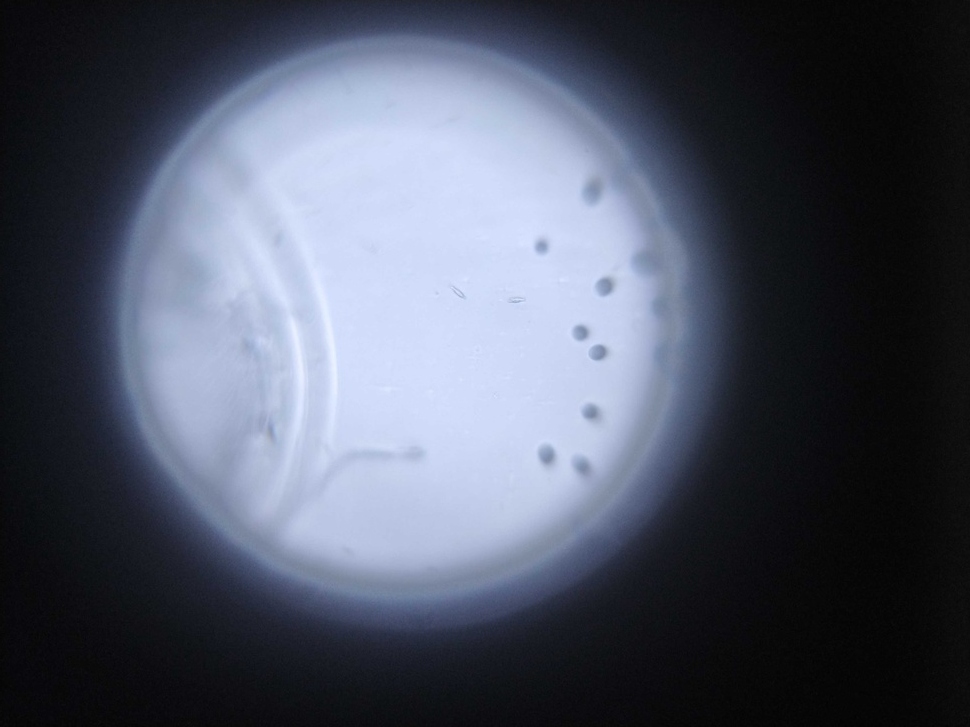
#> input picture img/acceptable/android/im1.jpg, 970 x 727 px, shrunk from 4000 x 3000 before the run
$ python -i validation.py   (imports and definitions only)
#> lines starting #> are read from the running program, lines starting #| are printed output that depends on the picture; after the words box and inside, x2 and y2 are one past the last pixel; in counts of white or black regions, pixels touching at a corner belong together
#> further down, picture is the input picture: shape (727, 970, 3); mean B, G, R 99.1, 83.8, 78.1
import cv2
import math


class Check:

    @staticmethod
    def run(image):
        img_gray = cv2.cvtColor(image, cv2.COLOR_BGR2GRAY)
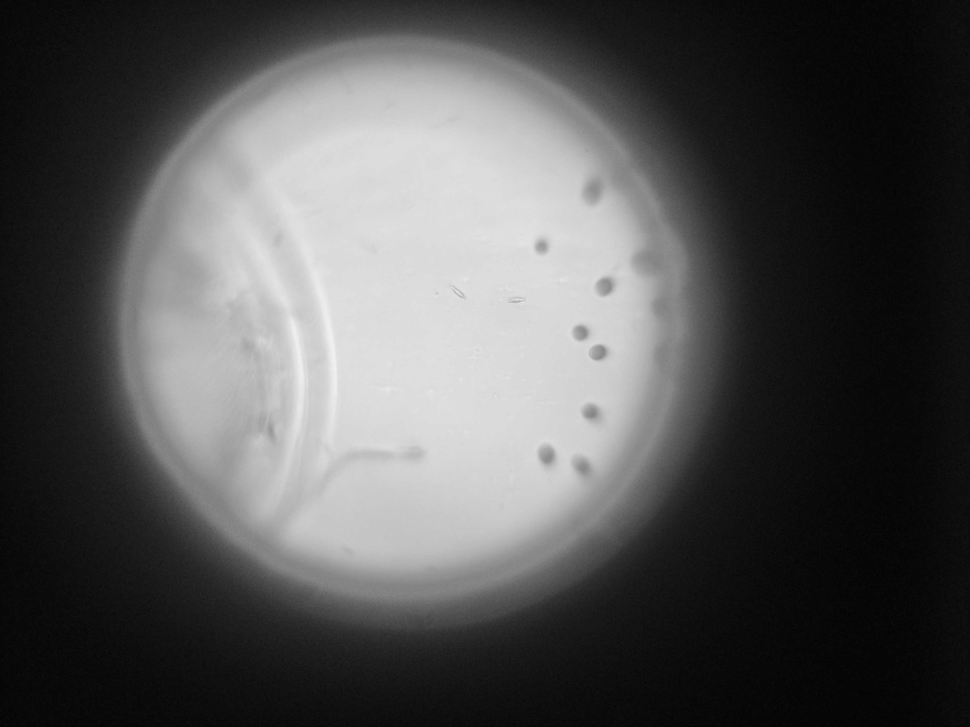
#> img_gray: shape (727, 970); min 2, max 242, mean 83.8
        ret, mask = cv2.threshold(img_gray, 10, 255, cv2.THRESH_BINARY)
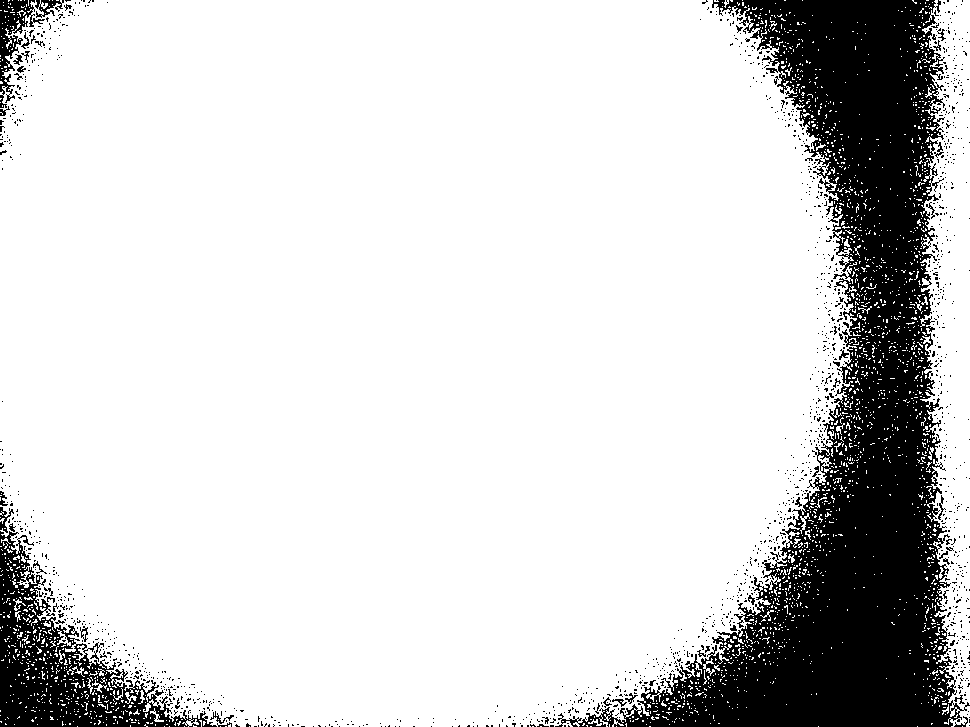
#> mask: shape (727, 970); 83.1% white; 1572 black regions (1521 under 20 px), largest, box (x1, y1, x2, y2) and area: (555, 0, 970, 727) 98749, (0, 531, 217, 727) 13254, (0, 0, 45, 108) 1536
        opened = cv2.morphologyEx(mask, cv2.MORPH_OPEN, cv2.getStructuringElement(cv2.MORPH_ELLIPSE, (15, 15)))
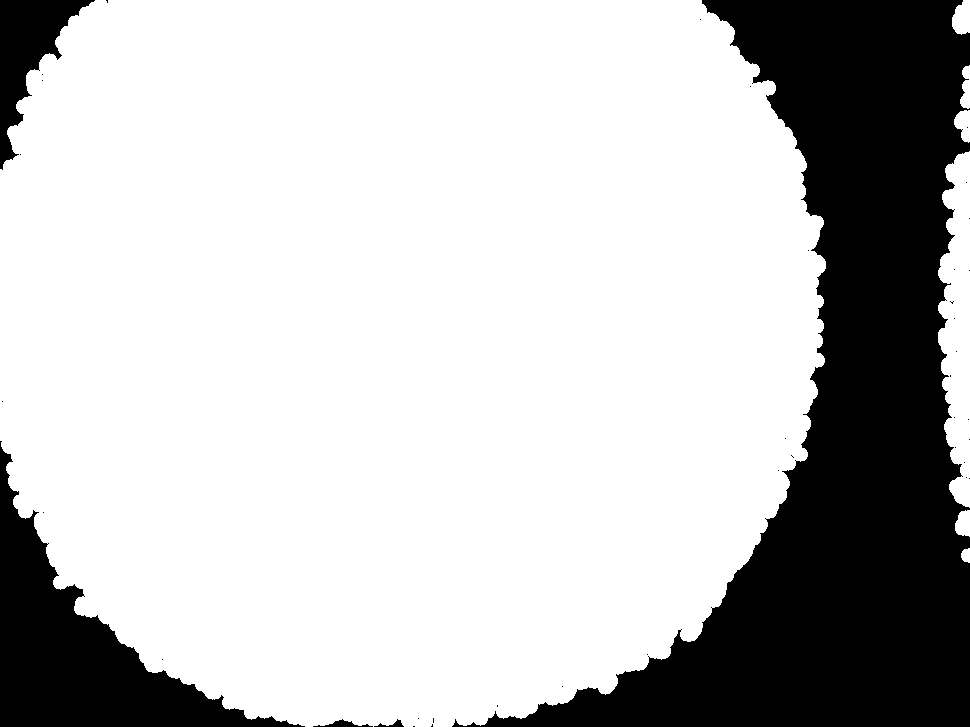
#> opened: shape (727, 970); 75.3% white; 41 black regions (36 under 20 px)
        contours, _ = cv2.findContours(opened, cv2.RETR_TREE, cv2.CHAIN_APPROX_NONE)
#> contours = 53 contours, 46 with area under 20; largest, box (x1, y1, x2, y2) and area: (0, 0, 826, 727) 519851, (938, 151, 970, 508) 7818, (952, 0, 970, 35) 455, (954, 110, 970, 143) 331, (955, 510, 970, 537) 292, (960, 65, 970, 109) 262, (961, 548, 970, 563) 88
        cnt_id = 0
        cnt_biggest_area = 0
        cnt_biggest_prm = 0
        i = 0
        for cnt in contours:
            area = cv2.contourArea(cnt)
            prim = cv2.arcLength(cnt, True)
            if cnt_biggest_area < area:
                cnt_biggest_area = area
                cnt_biggest_prm = prim
                cnt_id = i
            i += 1
#> this loop made 53 passes
#> (area, prim, cnt_biggest_area, cnt_biggest_prm) on passes 1, 2, 3, 25: (88, 39.31, 88, 39.31), (292, 74.63, 292, 74.63), (7818, 886, 7818, 886), (519851, 3303.2, 519851, 3303.2)
#> (area, prim) on passes 20, 23, 24: (331, 86.28), (262.5, 109.4), (455, 93.46)
#> after the loop, cnt_biggest_area = 519851; cnt_biggest_prm = 3303.2; cnt_id = 24; i = 53

        cnt = contours[cnt_id]
#> cnt = contour of 2942 points, box (x1, y1, x2, y2) (0, 0, 826, 727), area 519851
        moment = cv2.moments(cnt)
#> moment = moments, m00 519851, centre m10/m00, m01/m00 = (402.3, 341.1)

        radius = int(cnt_biggest_prm / (math.pi * 2) - 10)
#> radius = 515
        x = int(moment['m10'] / moment['m00'])
#> x = 402
        y = int(moment['m01'] / moment['m00'])
#> y = 341

        # cv2.circle(img, (x,y), radius, (0,255,0),2)

        s1 = 0
        for c in cnt:
            pxl = image[c[0][1]][c[0][0]]
            s1 += (int(pxl[0]) + int(pxl[1]) + int(pxl[2])) / 3
#> this loop made 2942 passes
#> (c, pxl, s1) on passes 1 to 3: ([[95, 0]], [14, 14, 14], 14), ([[94, 1]], [14, 12, 12], 26.67), ([[93, 2]], [14, 12, 12], 39.33)
#> after the loop, s1 = 49632.7
        s1 = s1 / len(cnt)
#> s1 = 16.87

        s2 = 0
        m = 0
        for i in range(y + radius - 10, image.shape[0]):
            for j in range(x + radius - 10, image.shape[1]):
                pxl = image[i][j]
                s2 += (int(pxl[0]) + int(pxl[1]) + int(pxl[2])) / 3
                m += 1
#> after the loop, m = 0; s2 = 0

        for i in range(0, y - radius + 10):
            for j in range(0, x - radius + 10):
                pxl = image[i][j]
                s2 += (int(pxl[0]) + int(pxl[1]) + int(pxl[2])) / 3
                m += 1
#> after the loop, m = 0; s2 = 0

        for i in range(y + radius - 10, image.shape[0]):
            for j in range(0, x - radius + 10):
                pxl = image[i][j]
                s2 += (int(pxl[0]) + int(pxl[1]) + int(pxl[2])) / 3
                m += 1
#> after the loop, m = 0; s2 = 0

        for i in range(0, y - radius + 10):
            for j in range(x + radius - 10, image.shape[1]):
                pxl = image[i][j]
                s2 += (int(pxl[0]) + int(pxl[1]) + int(pxl[2])) / 3
                m += 1
#> after the loop, m = 0; s2 = 0
        if m != 0:
            s2 = s2 / m
        else:
            s2 = 0

        if s2 == 0:
            return False, (0, 0), 0
        if s1 > 12 and s2 < 5:
            return True, (x, y), radius
        return False, (0, 0), 0

>>> import cv2
>>> picture = cv2.imread('../../img/acceptable/android/im1.jpg')
>>> result = Check().run(picture)
#> result = (False, (0, 0), 0)

$ run again, on img/acceptable/android/im2.jpg
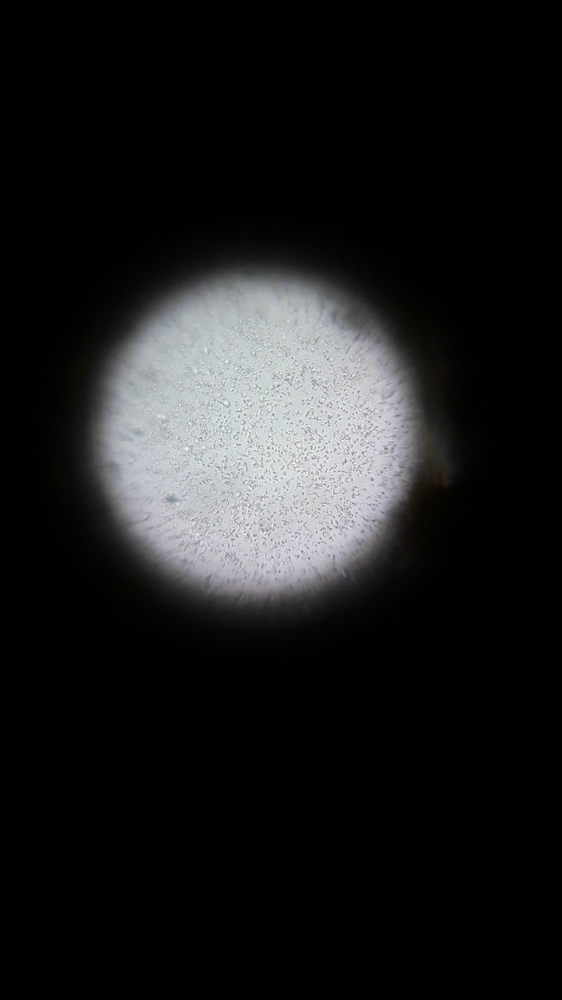
#> input picture img/acceptable/android/im2.jpg, 562 x 1000 px, shrunk from 1080 x 1920 before the run
#> picture is the input picture: shape (1000, 562, 3); mean B, G, R 29.1, 28.6, 28.2
#> in run, `ret, mask = cv2.threshold(img_gray, 10, 255, cv2.THRESH_BINARY)`:
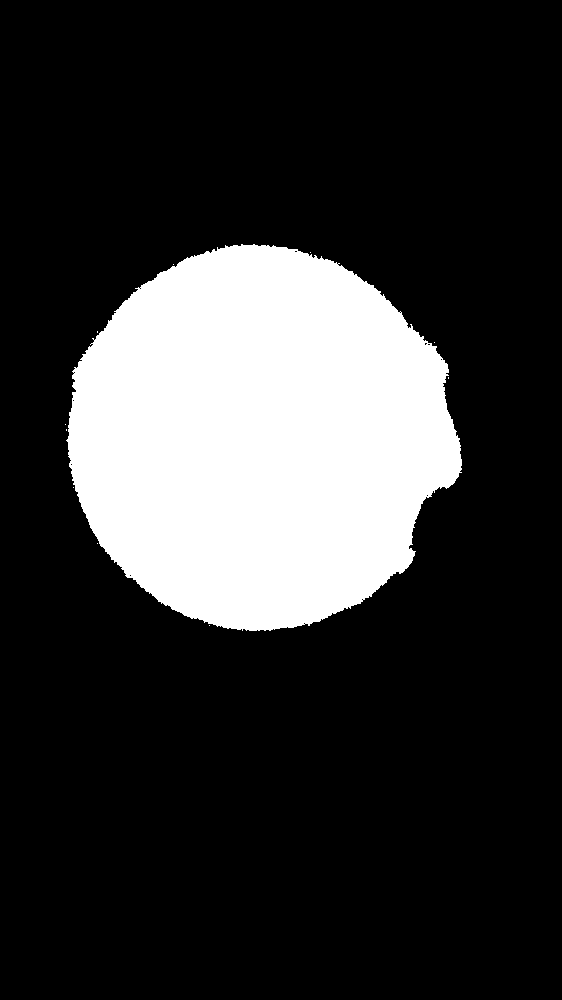
#> mask: shape (1000, 562); 20.6% white; 11 white regions (10 under 20 px), largest, box (x1, y1, x2, y2) and area: (66, 244, 462, 631) 115525
#> in run, `opened = cv2.morphologyEx(mask, cv2.MORPH_OPEN, cv2.getStructuringElem..`:
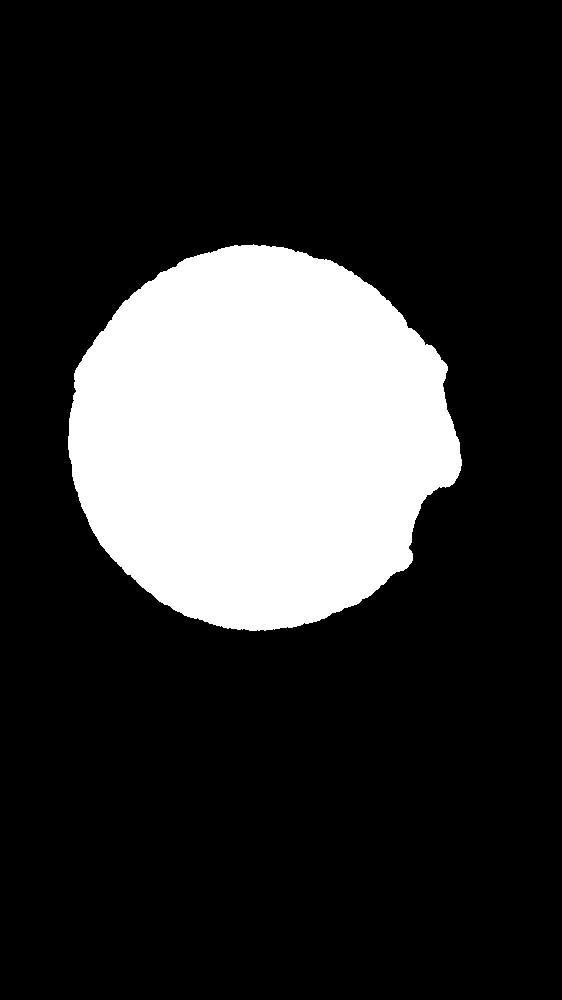
#> opened: shape (1000, 562); 20.5% white; 1 white region
#> contours = 1 contour; box (x1, y1, x2, y2) and area: (68, 244, 462, 631) 114466
#> the loop in run, `for cnt in contours:` made 1 pass
#> (area, prim, cnt_biggest_area, cnt_biggest_prm, cnt_id, i) on pass 1: (114465.5, 1334.4, 114465.5, 1334.4, 0, 1)
#> after the loop in run, `for cnt in contours:`: cnt_biggest_area = 114465.5; cnt_biggest_prm = 1334.4; cnt_id = 0; i = 1
#> cnt = contour of 1131 points, box (x1, y1, x2, y2) (68, 244, 462, 631), area 114466
#> moment = moments, m00 114465.5, centre m10/m00, m01/m00 = (259, 437.1)
#> radius = 202
#> x = 258
#> y = 437
#> the loop in run, `for c in cnt:` made 1131 passes
#> (c, pxl, s1) on passes 1 to 3: ([[253, 244]], [11, 11, 11], 11), ([[252, 245]], [11, 11, 11], 22), ([[251, 245]], [11, 11, 11], 33)
#> after the loop in run, `for c in cnt:`: s1 = 12578.7
#> in run, `s1 = s1 / len(cnt)`: s1 = 11.12
#> after the loop in run, `for i in range(y + radius - 10, image.shape[0]):`: m = 41552; s2 = 733
#> after the loop in run, `for i in range(0, y - radius + 10):`: m = 57722; s2 = 1315
#> after the loop in run, `for i in range(y + radius - 10, image.shape[0]):`: m = 82208; s2 = 1497
#> after the loop in run, `for i in range(0, y - radius + 10):`: m = 109648; s2 = 4120
#> in run, `s2 = s2 / m`: s2 = 0.0376
#> result = (False, (0, 0), 0)

$ run again, on img/acceptable/android/im3.jpg
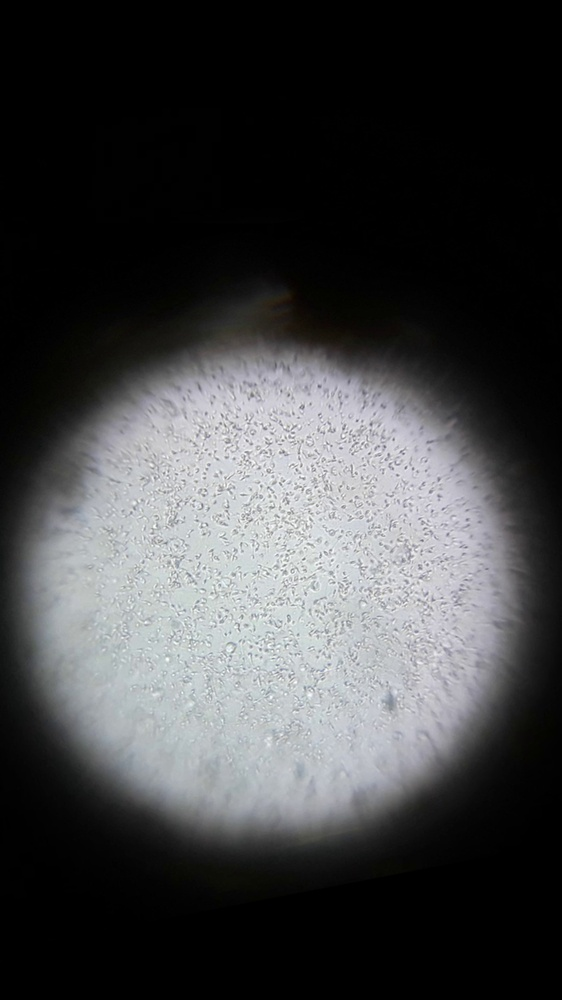
#> input picture img/acceptable/android/im3.jpg, 562 x 1000 px, shrunk from 1080 x 1920 before the run
#> picture is the input picture: shape (1000, 562, 3); mean B, G, R 67.5, 66.4, 65.5
#> in run, `ret, mask = cv2.threshold(img_gray, 10, 255, cv2.THRESH_BINARY)`:
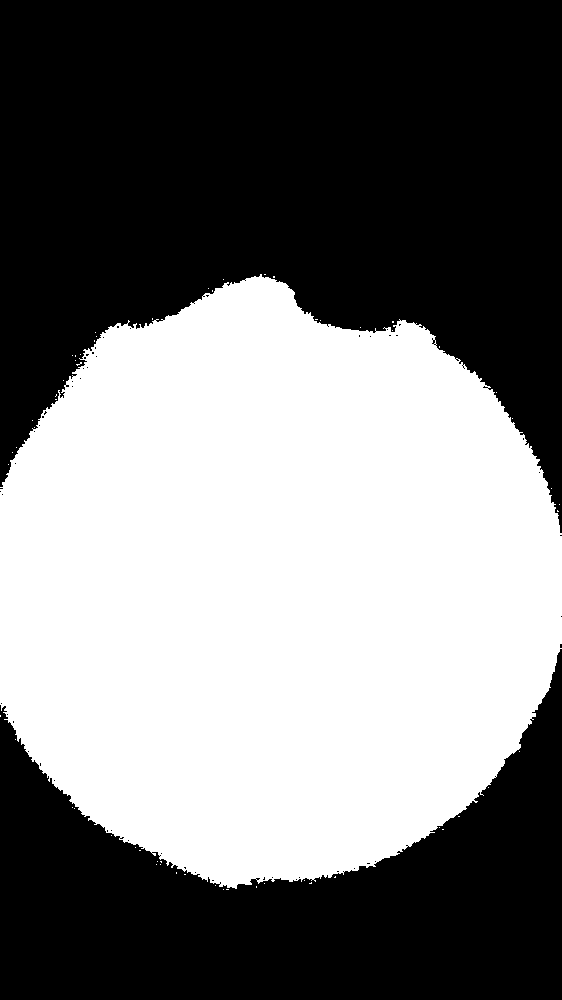
#> mask: shape (1000, 562); 47.5% white; 60 white regions (59 under 20 px), largest, box (x1, y1, x2, y2) and area: (0, 274, 562, 889) 266652
#> in run, `opened = cv2.morphologyEx(mask, cv2.MORPH_OPEN, cv2.getStructuringElem..`:
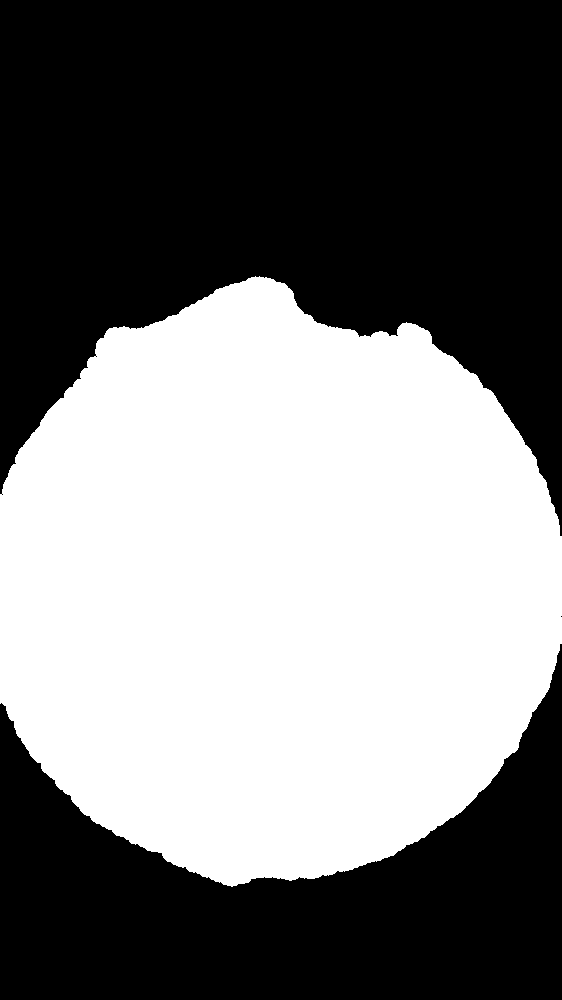
#> opened: shape (1000, 562); 47.1% white; 1 white region
#> contours = 3 contours, 2 with area under 20; largest, box (x1, y1, x2, y2) and area: (0, 276, 562, 887) 263832
#> the loop in run, `for cnt in contours:` made 3 passes
#> (area, prim, cnt_biggest_area, cnt_biggest_prm, cnt_id) on pass 1: (263832.5, 2058.7, 263832.5, 2058.7, 0)
#> after the loop in run, `for cnt in contours:`: cnt_biggest_area = 263832.5; cnt_biggest_prm = 2058.7; cnt_id = 0; i = 3
#> in run, `cnt = contours[cnt_id]`: cnt = contour of 1775 points, box (x1, y1, x2, y2) (0, 276, 562, 887), area 263832
#> moment = moments, m00 263832.5, centre m10/m00, m01/m00 = (274.6, 588.4)
#> radius = 317
#> x = 274
#> y = 588
#> the loop in run, `for c in cnt:` made 1775 passes
#> (c, pxl, s1) on passes 1 to 3: ([[255, 276]], [11, 11, 11], 11), ([[254, 277]], [11, 11, 11], 22), ([[253, 277]], [11, 11, 11], 33)
#> after the loop in run, `for c in cnt:`: s1 = 22016.7
#> in run, `s1 = s1 / len(cnt)`: s1 = 12.4
#> after the loop in run, `for i in range(y + radius - 10, image.shape[0]):`: m = 0
#> result = (False, (0, 0), 0)

$ run again, on img/acceptable/android/im4.jpg
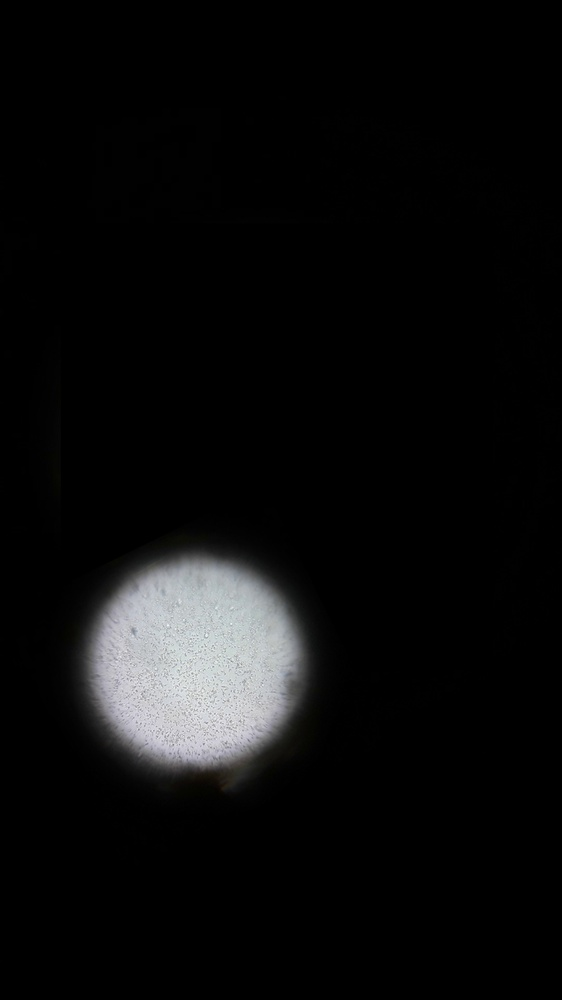
#> input picture img/acceptable/android/im4.jpg, 562 x 1000 px, shrunk from 1080 x 1920 before the run
#> picture is the input picture: shape (1000, 562, 3); mean B, G, R 12.7, 12.4, 12.3
#> in run, `ret, mask = cv2.threshold(img_gray, 10, 255, cv2.THRESH_BINARY)`:
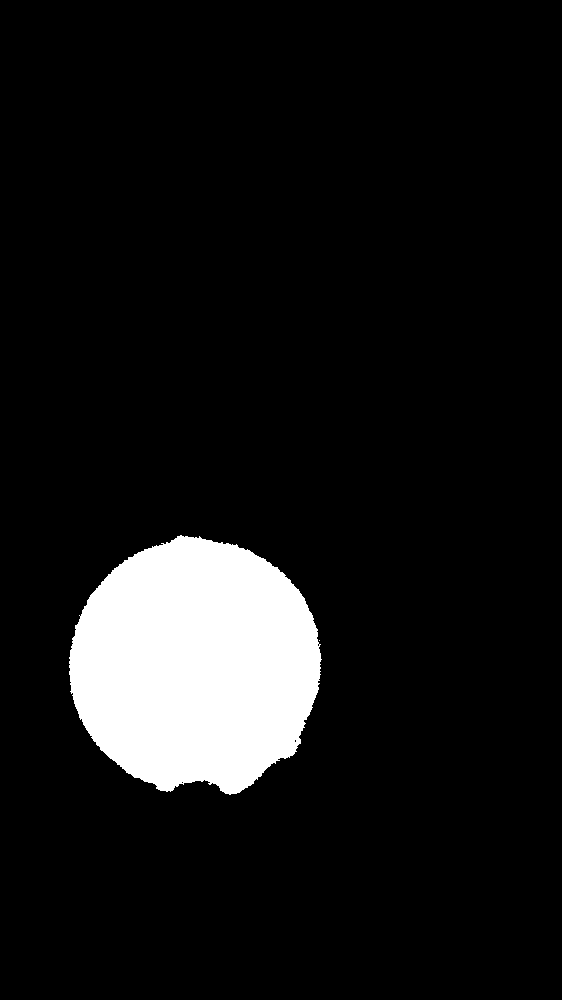
#> mask: shape (1000, 562); 8.9% white; 2 white regions (1 under 20 px), largest, box (x1, y1, x2, y2) and area: (69, 535, 322, 795) 50106
#> opened: shape (1000, 562); 8.9% white; 1 white region
#> contours = 1 contour; box (x1, y1, x2, y2) and area: (70, 536, 321, 795) 49515
#> the loop in run, `for cnt in contours:` made 1 pass
#> (area, prim, cnt_biggest_area, cnt_biggest_prm, cnt_id, i) on pass 1: (49515, 866.2, 49515, 866.2, 0, 1)
#> after the loop in run, `for cnt in contours:`: cnt_biggest_area = 49515; cnt_biggest_prm = 866.2; cnt_id = 0; i = 1
#> cnt = contour of 732 points, box (x1, y1, x2, y2) (70, 536, 321, 795), area 49515
#> moment = moments, m00 49515, centre m10/m00, m01/m00 = (195.2, 664.7)
#> radius = 127
#> x = 195
#> y = 664
#> the loop in run, `for c in cnt:` made 732 passes
#> (c, pxl, s1) on passes 1 to 3: ([[181, 536]], [7, 13, 12], 10.67), ([[180, 537]], [7, 13, 12], 21.33), ([[179, 537]], [7, 13, 12], 32)
#> after the loop in run, `for c in cnt:`: s1 = 8239
#> in run, `s1 = s1 / len(cnt)`: s1 = 11.26
#> after the loop in run, `for i in range(y + radius - 10, image.shape[0]):`: m = 54750; s2 = 0
#> after the loop in run, `for i in range(0, y - radius + 10):`: m = 97416; s2 = 13201
#> after the loop in run, `for i in range(y + radius - 10, image.shape[0]):`: m = 114498; s2 = 13207
#> after the loop in run, `for i in range(0, y - radius + 10):`: m = 251248; s2 = 24072
#> in run, `s2 = s2 / m`: s2 = 0.0958
#> result = (False, (0, 0), 0)
